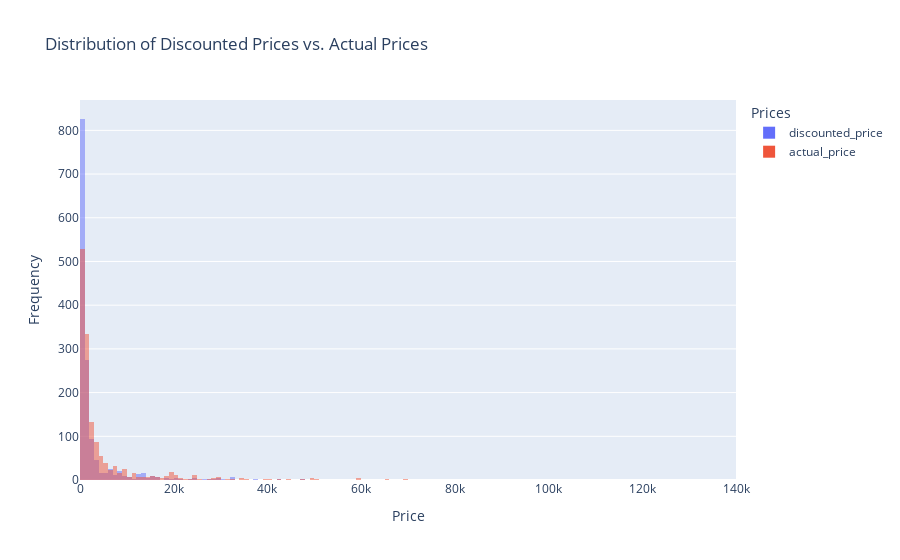

Here is the notebook cell this chart was saved with:
### Markdown cell above
#### **Q3: What is the distribution of discounted prices vs. actual prices?**

### Code cell
print('\nDistribution of discounted prices vs. actual prices')

fig3 = px.histogram(amazon_sales, x=['discounted_price', 'actual_price'], barmode='overlay', 
                    title='Distribution of Discounted Prices vs. Actual Prices')
fig3.update_layout(xaxis_title='Price', yaxis_title='Frequency', legend=dict(title="Prices"))
fig3.show()

### Figure 1 — Plotly figure (JSON) as saved in the notebook; plotly's stock layout.template omitted (floating-point values rounded to 4 significant figures; data arrays with more than 128 entries replaced by an {"elided": "..."} marker saying what was removed)
{"data": [{"bingroup": "x", "hovertemplate": "variable=discounted_price<br>value=%{x}<br>count=%{y}<extra></extra>", "legendgroup": "discounted_price", "marker": {"color": "#636efa", "opacity": 0.5, "pattern": {"shape": ""}}, "name": "discounted_price", "orientation": "v", "showlegend": true, "type": "histogram", "x": {"elided": "1462 float values"}, "xaxis": "x", "yaxis": "y"}, {"bingroup": "x", "hovertemplate": "variable=actual_price<br>value=%{x}<br>count=%{y}<extra></extra>", "legendgroup": "actual_price", "marker": {"color": "#EF553B", "opacity": 0.5, "pattern": {"shape": ""}}, "name": "actual_price", "orientation": "v", "showlegend": true, "type": "histogram", "x": {"elided": "1462 float values"}, "xaxis": "x", "yaxis": "y"}], "layout": {"barmode": "overlay", "legend": {"title": {"text": "Prices"}, "tracegroupgap": 0}, "title": {"text": "Distribution of Discounted Prices vs. Actual Prices"}, "xaxis": {"anchor": "y", "domain": [0, 1], "title": {"text": "Price"}}, "yaxis": {"anchor": "x", "domain": [0, 1], "title": {"text": "Frequency"}}}}
